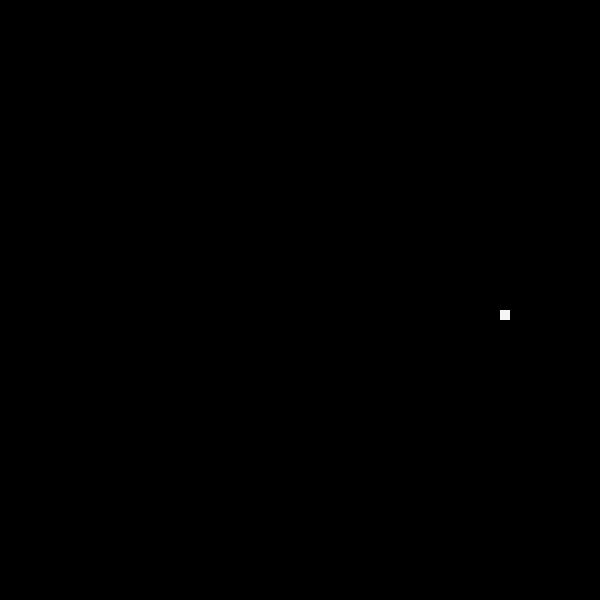
Frame 1 (no input)
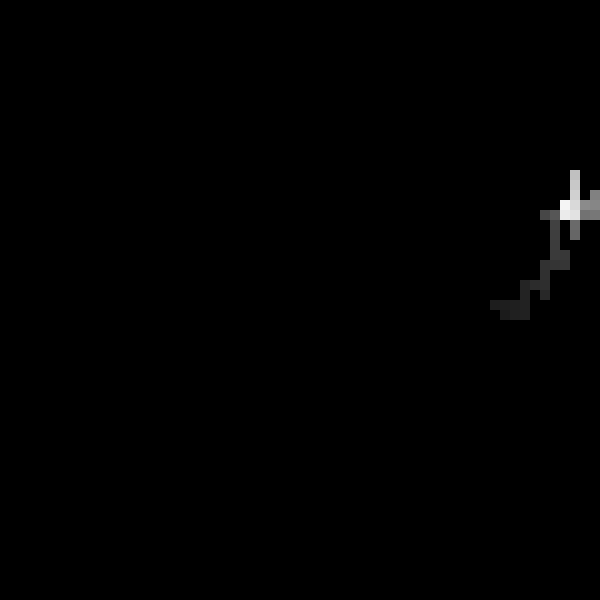
Frame 60 (the mouse pressed at the canvas centre just before this capture)
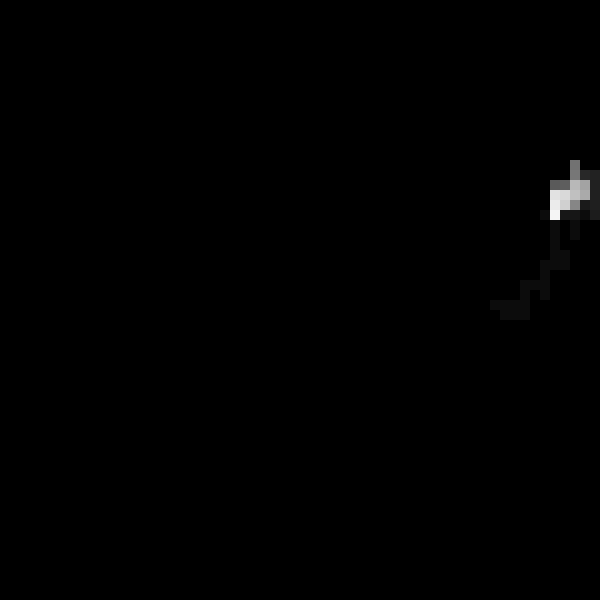
Frame 120 (the mouse held since frame 60 and released just before this capture)

The Processing sketch that drew these frames (run headless with seeded random() and noise(); from frame 60 on, the mouse is pressed at the canvas centre):

// Processing sketch: random_walker
// ── random_walker.pde
int posX;
int posY;
int vel;
void setup() {
  size (600, 600);
  background(0);
  posX =500;
  posY = height/2;
  vel = 10;
 // stroke(255);
 // noFill();
 
 noStroke();
 fill(255);
}


void draw() {
 // background(0);
  int choice = int(random(4));
  //println(choice);

  if (choice == 0) {
    // GO UP
    posY = posY - vel;
  } else if (choice == 1) {
    // go RIGHT
    posX = posX + vel;
  } else if (choice == 2) {
    // go DOWN
    posY = posY + vel;
  } else if (choice == 3) {
    // go LEFT
    posX = posX - vel;
  }
//// check the walls bonduaries

/*
  if ( posX > width) {
    posX = posX - vel;
  }
  if ( posX < 0) {
    posX = posX + vel;
  }
  
   if ( posY > height) {
    posY = posY - vel;
  }
  if ( posY < 0) {
    posY = posY + vel;
  }
*/

if ( posX > width) {
    posX = vel;
  }
  if ( posX < 0) {
    posX = width-vel;
  }
  
   if ( posY > height) {
    posY = vel;
  }
  if ( posY < 0) {
    posY = height-vel;
  }

  //point(posX, posY);
  fill(255);
  rect(posX, posY, vel, vel);
  
   fill(0,10);
  rect(0,0,width,height);
  
 
}
